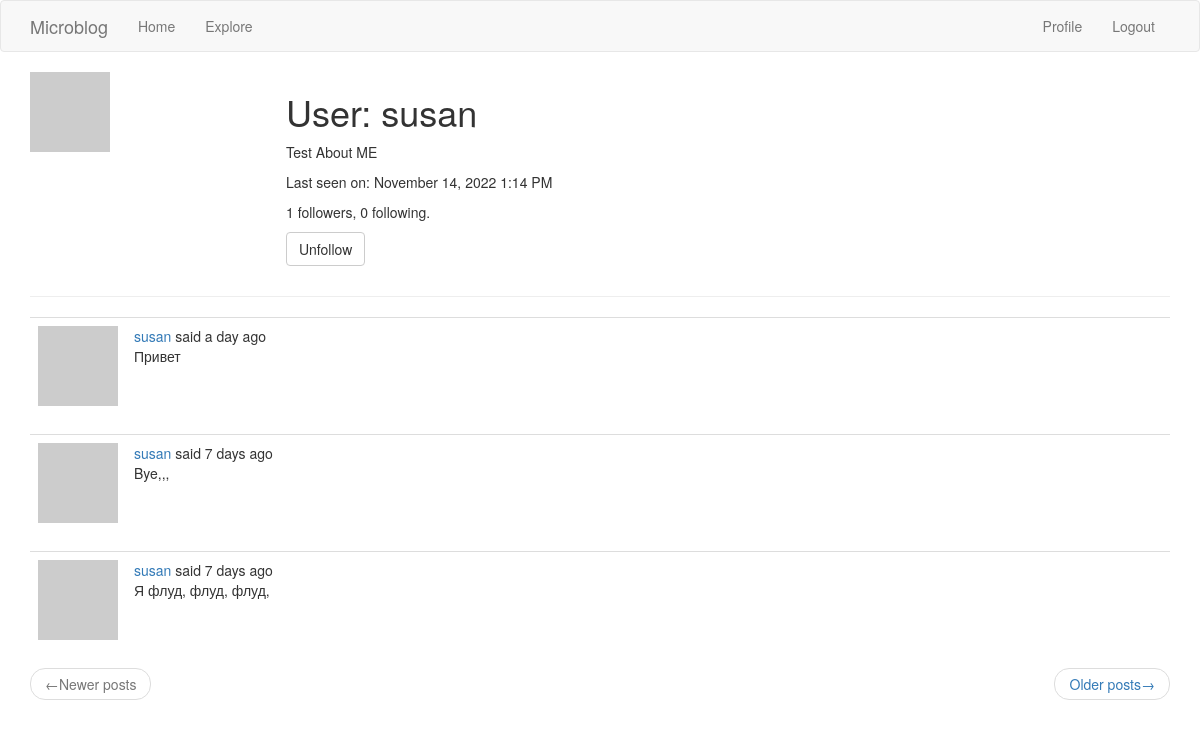
Screenshot of /user/susan (signed in) with the database file from the repository.
### app/models.py (models this page shows, shortened)
class User(UserMixin, db.Model):
    id = db.Column(
        db.Integer,
        primary_key=True,
    )
    username = db.Column(
        db.String(64),
        index=True,
        unique=True,
    )
    email = db.Column(
        db.String(120),
        index=True,
        unique=True,
    )
    password_hash = db.Column(
        db.String(128),
    )
    about_me = db.Column(
        db.String(140)
    )
    last_seen = db.Column(
        db.DateTime, default=datetime.utcnow
    )
    posts = db.relationship(
        'Post',
        backref='author',
        lazy='dynamic',
    )
    followed = db.relationship(
        'User',
        secondary=followers,
        primaryjoin=(followers.c.follower_id == id),
        secondaryjoin=(followers.c.followed_id == id),
        backref=db.backref('followers', lazy='dynamic'),
        lazy='dynamic',
    )
    def avatar(self, size):
        digest = md5(self.email.lower().encode('utf-8')).hexdigest()
        return f'https://www.gravatar.com/avatar/{digest}?d=identicon&s={size}'
    def is_following(self, user):
        return self.followed.filter(
            followers.c.followed_id == user.id).count() > 0

class Post(db.Model):
    id = db.Column(
        db.Integer,
        primary_key=True,
    )
    body = db.Column(
        db.String(140),
    )
    timestamp = db.Column(
        db.DateTime,
        index=True,
        default=datetime.utcnow,
    )
    user_id = db.Column(
        db.Integer(),
        db.ForeignKey('user.id'),
    )

### app/routes.py (the view)
@app.route('/user/<username>')
@login_required
def user(username):
    user = User.query.filter_by(username=username).first_or_404()
    page = request.args.get('page', 1, type=int)
    posts = user.posts.order_by(Post.timestamp.desc()).paginate(
        page=page, per_page=app.config['POSTS_PER_PAGE'], error_out=False)
    next_url = url_for('user', username=user.username, page=posts.next_num) \
        if posts.has_next else None
    prev_url = url_for('user', username=user.username, page=posts.prev_num) \
        if posts.has_prev else None
    form = EmptyForm()
    context = {
        'user': user,
        'posts': posts.items,
        'form': form,
        'next_url': next_url,
        'prev_url': prev_url,
    }
    return render_template('user.html', **context)

### app/forms.py
class EmptyForm(FlaskForm):
    submit = SubmitField(_('Submit'))

### app/models.py (called while the page is built)
@login.user_loader
def load_user(id):
    return User.query.get(int(id))

### app/routes.py (called while the page is built)
@app.before_request
def before_request():
    if current_user.is_authenticated:
        current_user.last_seen = datetime.utcnow()
        db.session.commit()
    g.locale = str(get_locale())

### app/templates/user.html (shortened to what this page needs)
{% extends 'base.html' %}
{% block app_content %}
  <table style="table table-hover">
    <tr valign="top">
      <td width="256px"><img src="{{ user.avatar(256) }}"></td>
      <td>
        <h1>{{ _('User') }}: {{ user.username }}</h1>
        {% if user.about_me %}
          <p>
            {{ user.about_me }}
          </p>
        {% endif %}
        {% if user.last_seen %}
          <p>
            {{ _('Last seen on') }}: {{ moment(user.last_seen).format('LLL') }}
          </p>
        {% endif %}
        <p>
          {{ _('%(count)d followers', count=user.followers.count()) }},
          {{ _('%(count)d following.', count=user.followed.count()) }}
        </p>
        {% if user == current_user %}
          <p>
            <a href="{{ url_for('edit_profile') }}">{{ _('Edit your profile') }}</a>
          </p>
        {% else %}
          <p>
            <form action="{{ url_for('unfollow', username=user.username) }}" method="post">
              {{ form.submit(value=_('Unfollow'), class_='btn btn-default')}}
            </form>
          </p>
        {% endif %}
      </td>
    </tr>
  </table>
  <hr>
  {% for post in posts %}
      {% include "_post.html" %}
  {% endfor %}
  <nav aria-label="...">
    <ul class="pager">
      <li class="previous {% if not prev_url %} disabled {% endif %}">
        <a href="{{ prev_url or '#' }}">
          <span aria-hidden="true">&larr;</span>{{ _('Newer posts') }}
        </a>
      </li>
      <li class="next {% if not next_url %} disabled {% endif %}">
        <a href="{{ next_url or '#' }}">
          {{ _('Older posts') }}<span aria-hidden="true">&rarr;</span>
        </a>
      </li>
    </ul>
  </nav>
{% endblock app_content %}

### app/templates/_post.html (shortened to what this page needs)
<table class="table table-hover">
  <tr>
    <td width="70px">
      <a href="{{ url_for('user', username=post.author.username) }}">
        <img src="{{ post.author.avatar(70) }}">
      </a>
    </td>
    <td>
      {{ _('%(username)s said %(when)s', username=user_link, when=moment(post.timestamp).fromNow()) }}
      <br>
      {{ post.body }}
    </td>
  </tr>
</table>

### rows the page displays
User: username "susan", about_me "Test About ME", last_seen "November 14, 2022 1:14 PM"
Post: body "Привет"
Post: body "Bye,,,"
Post: body "Я флуд, флуд, флуд,"
